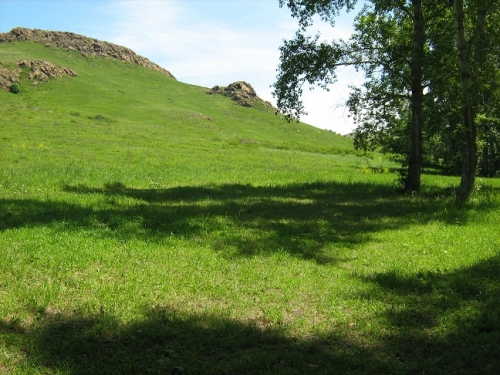
//> input picture Creating Mat objects/roi/image01.jpg, 500 x 375 px
$ ./main   (built with g++ and OpenCV 4)
//> lines starting //> are read from the running program, lines starting //| are printed output that depends on the picture; after the words box and inside, x2 and y2 are one past the last pixel; in counts of white or black regions, pixels touching at a corner belong together

#include "opencv2/opencv.hpp"
using namespace cv;
using namespace std;

int main( int argc, char** argv )
{
        Mat img = imread("image01.jpg");
//> img is the input picture: 375 rows x 500 cols, CV_8UC3; mean B, G, R 66.5, 120.1, 99.3
        Rect r( 100, 50, 200, 150 ); // Создание региона

        Mat img2;
        // Копирование региона в отдельное изображение
        img( r ).copyTo( img2 );
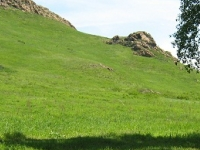
//> img2: 150 rows x 200 cols, CV_8UC3; mean B, G, R 87.2, 157.6, 133.9
        img2 += CV_RGB(0,0,255); // Добавляем синего к изображению
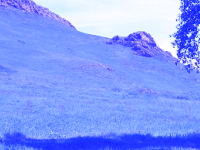
//> img2: 150 rows x 200 cols, CV_8UC3; mean B, G, R 255, 157.6, 133.9

        // Изменение части изображения
        img( r ) *= 0.5; // Понижение яркости
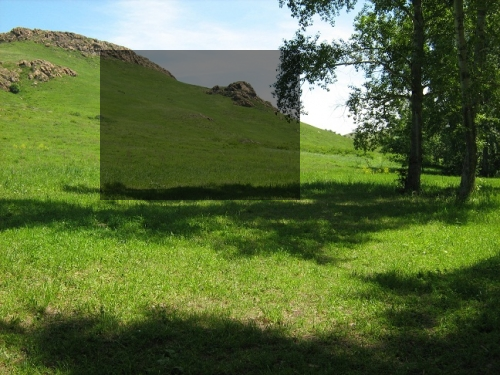
//> img: 375 rows x 500 cols, CV_8UC3; 16% of pixels changed, all inside (x1, y1, x2, y2) = (100, 50, 300, 200)

        imwrite( "image01_res6.jpg", img2 );
        imwrite( "image01_res7.jpg", img );
        imshow("img", img );
        imshow("img2", img2 );
        waitKey(0);
    return 0;
}
